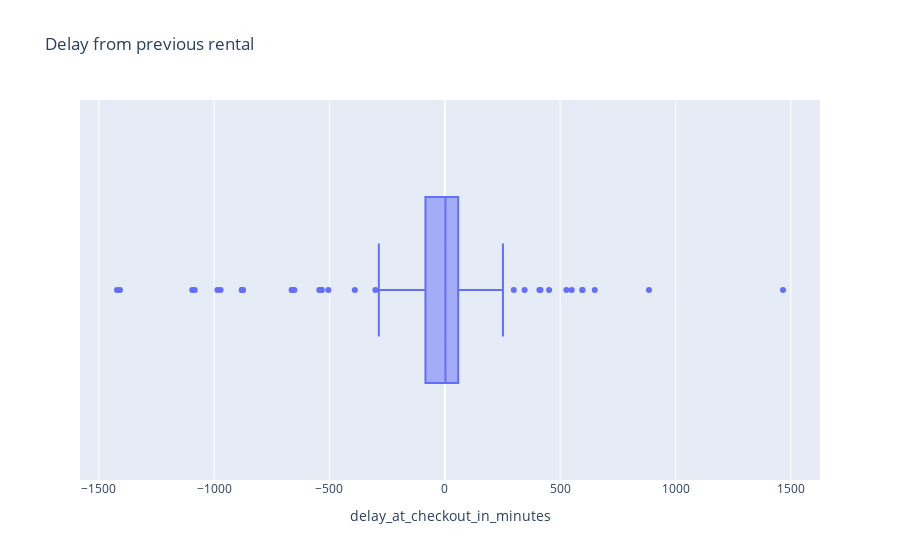

This figure's notebook cell:
### Code cell
fig = px.box(delay_at_co, x="delay_at_checkout_in_minutes", title="Delay from previous rental")
fig.show()

### Figure 1 — Plotly figure (JSON) as saved in the notebook; plotly's stock layout.template omitted (floating-point values rounded to 4 significant figures; data arrays with more than 128 entries replaced by an {"elided": "..."} marker saying what was removed)
{"data": [{"alignmentgroup": "True", "hovertemplate": "delay_at_checkout_in_minutes=%{x}<extra></extra>", "legendgroup": "", "marker": {"color": "#636efa"}, "name": "", "notched": false, "offsetgroup": "", "orientation": "h", "showlegend": false, "type": "box", "x": {"elided": "229 int values"}, "x0": " ", "xaxis": "x", "y0": " ", "yaxis": "y"}], "layout": {"boxmode": "group", "legend": {"tracegroupgap": 0}, "title": {"text": "Delay from previous rental"}, "xaxis": {"anchor": "y", "domain": [0, 1], "title": {"text": "delay_at_checkout_in_minutes"}}, "yaxis": {"anchor": "x", "domain": [0, 1]}}}
